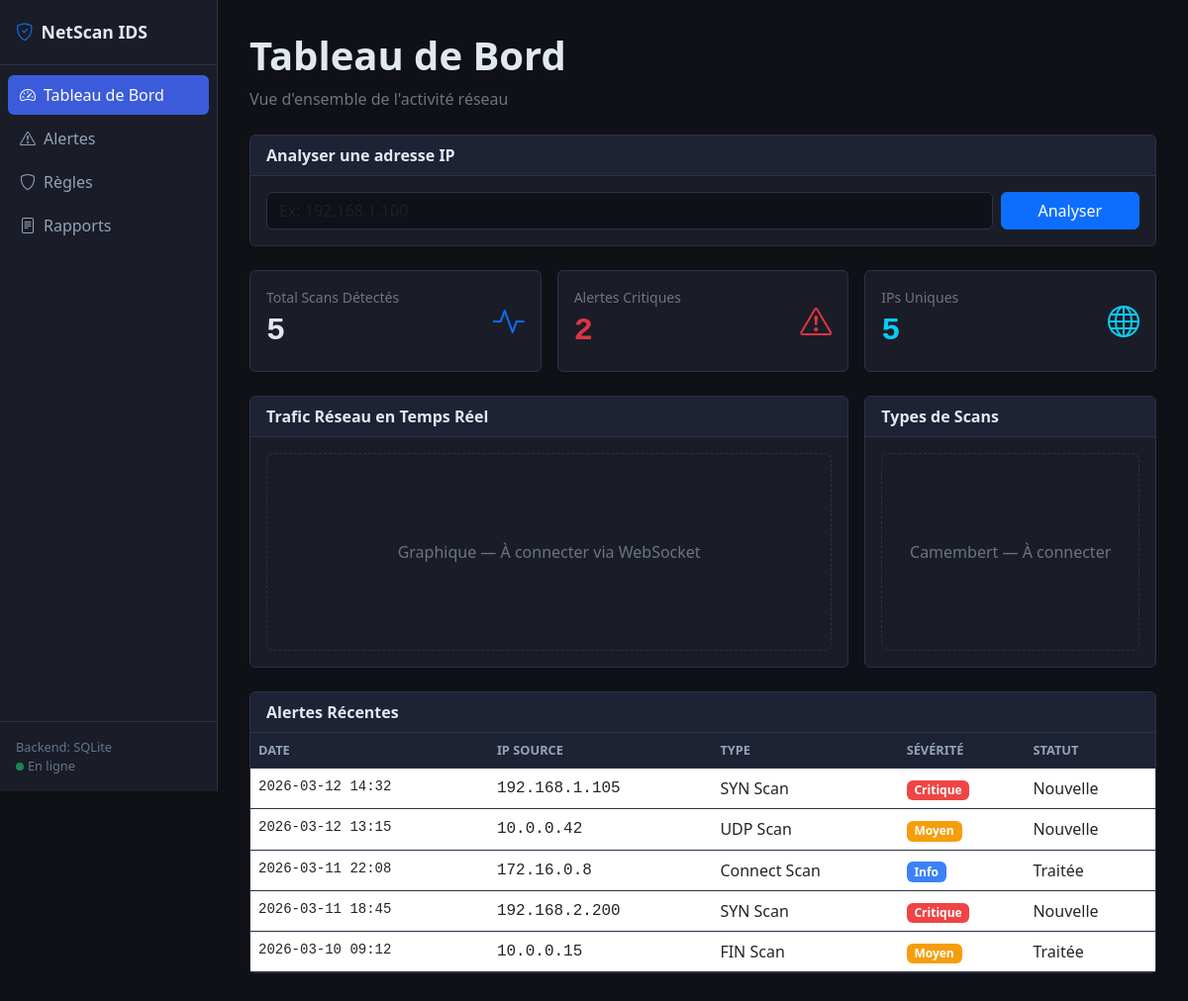
Before: / with the older database file.
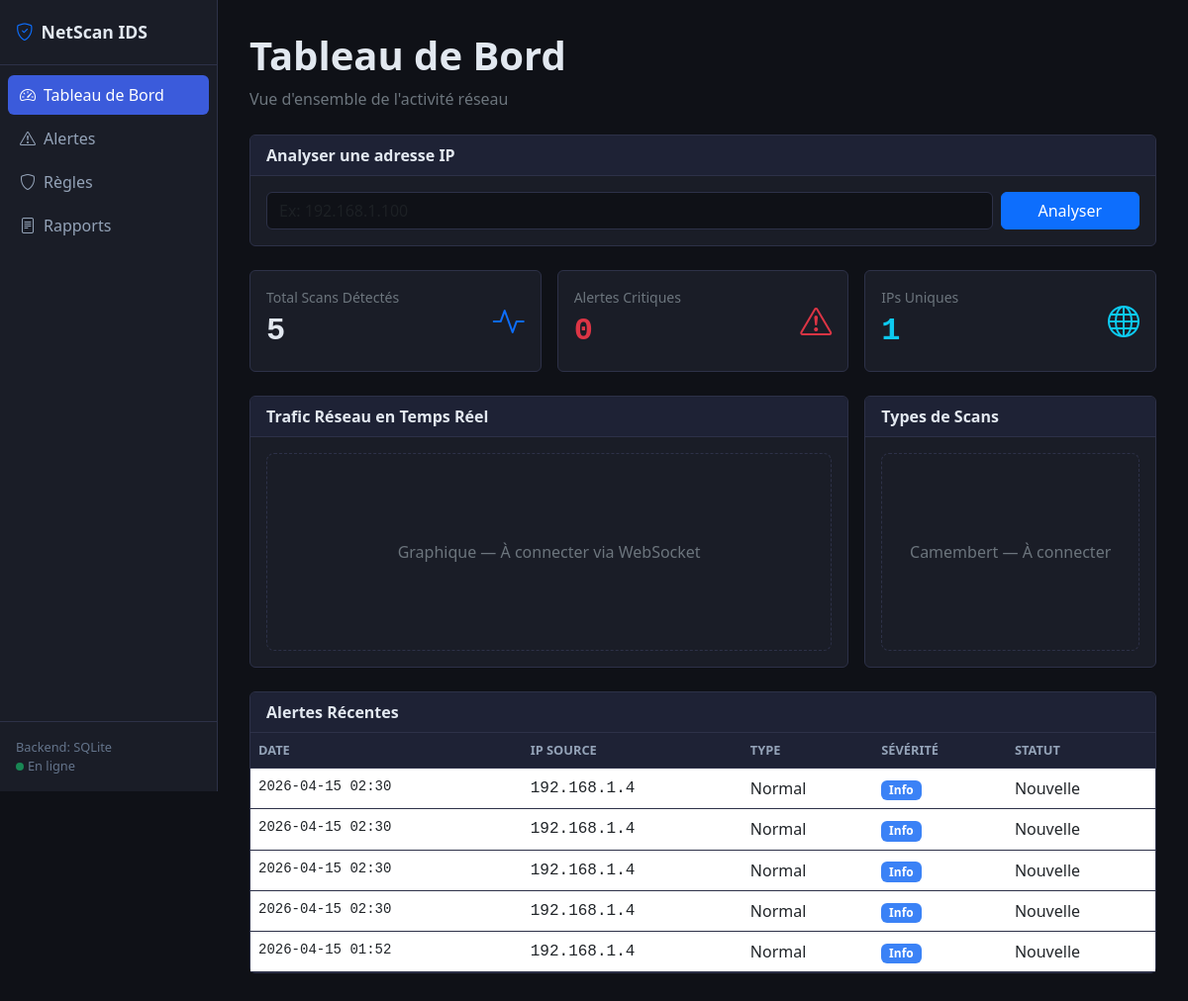
After: the same page with the newer database file.
### tables this page shows
CREATE TABLE alertes (
            id INTEGER PRIMARY KEY AUTOINCREMENT,
            date TEXT NOT NULL,
            ip TEXT NOT NULL,
            type TEXT NOT NULL,
            severite TEXT NOT NULL,
            statut TEXT DEFAULT 'Nouvelle'
        );

### webapp/app.py (the view)
@app.route("/")
def dashboard():
    conn = get_db()
    total     = conn.execute("SELECT COUNT(*) FROM alertes").fetchone()[0]
    critiques = conn.execute("SELECT COUNT(*) FROM alertes WHERE severite='Critique'").fetchone()[0]
    ips       = conn.execute("SELECT COUNT(DISTINCT ip) FROM alertes").fetchone()[0]
    recentes  = conn.execute("SELECT * FROM alertes ORDER BY date DESC LIMIT 5").fetchall()
    conn.close()
    return render_template("dashboard.html",
        total=total, critiques=critiques, ips=ips, recentes=recentes)

### webapp/app.py (called while the page is built)
def get_db():
    conn = sqlite3.connect(DB_PATH)
    conn.row_factory = sqlite3.Row
    return conn

### webapp/templates/dashboard.html
{% extends "base.html" %}
{% set page = "dashboard" %}
{% block content %}
<div class="mb-4">
  <h1 class="fw-bold">Tableau de Bord</h1>
  <p class="text-secondary">Vue d'ensemble de l'activité réseau</p>
</div>
<div class="card mb-4">
  <div class="card-header">Analyser une adresse IP</div>
  <div class="card-body">
    <form method="POST" action="/analyser_ip" class="row g-2">
      <div class="col-md-10">
        <input type="text" name="ip" class="form-control" placeholder="Ex: 192.168.1.100" required>
      </div>
      <div class="col-md-2">
        <button type="submit" class="btn btn-primary w-100">
          Analyser
        </button>
      </div>
    </form>
  </div>
</div>
<div class="row g-3 mb-4">
  <div class="col-md-4">
    <div class="card">
      <div class="card-body d-flex justify-content-between align-items-center">
        <div>
          <div class="text-secondary small">Total Scans Détectés</div>
          <div class="fs-2 fw-bold font-monospace">{{ total }}</div>
        </div>
        <i class="bi bi-activity fs-2 text-primary"></i>
      </div>
    </div>
  </div>
  <div class="col-md-4">
    <div class="card">
      <div class="card-body d-flex justify-content-between align-items-center">
        <div>
          <div class="text-secondary small">Alertes Critiques</div>
          <div class="fs-2 fw-bold font-monospace text-danger">{{ critiques }}</div>
        </div>
        <i class="bi bi-exclamation-triangle fs-2 text-danger"></i>
      </div>
    </div>
  </div>
  <div class="col-md-4">
    <div class="card">
      <div class="card-body d-flex justify-content-between align-items-center">
        <div>
          <div class="text-secondary small">IPs Uniques</div>
          <div class="fs-2 fw-bold font-monospace text-info">{{ ips }}</div>
        </div>
        <i class="bi bi-globe fs-2 text-info"></i>
      </div>
    </div>
  </div>
</div>
<div class="row g-3 mb-4">
  <div class="col-md-8">
    <div class="card">
      <div class="card-header">Trafic Réseau en Temps Réel</div>
      <div class="card-body d-flex align-items-center justify-content-center" style="height:200px; border: 1px dashed #2d3148; margin:1rem; border-radius:8px;">
        <span class="text-secondary">Graphique — À connecter via WebSocket</span>
      </div>
    </div>
  </div>
  <div class="col-md-4">
    <div class="card">
      <div class="card-header">Types de Scans</div>
      <div class="card-body d-flex align-items-center justify-content-center" style="height:200px; border: 1px dashed #2d3148; margin:1rem; border-radius:8px;">
        <span class="text-secondary">Camembert — À connecter</span>
      </div>
    </div>
  </div>
</div>
<div class="card">
  <div class="card-header">Alertes Récentes</div>
  <div class="card-body p-0">
    <table class="table table-hover mb-0">
      <thead>
        <tr>
          <th>Date</th><th>IP Source</th><th>Type</th><th>Sévérité</th><th>Statut</th>
        </tr>
      </thead>
      <tbody>
        {% for a in recentes %}
        <tr>
          <td class="font-monospace small">{{ a.date }}</td>
          <td class="font-monospace">{{ a.ip }}</td>
          <td>{{ a.type }}</td>
          <td>
            <span class="badge badge-{{ a.severite | lower }}">{{ a.severite }}</span>
          </td>
          <td>{{ a.statut }}</td>
        </tr>
        {% endfor %}
      </tbody>
    </table>
  </div>
</div>
{% endblock %}

### webapp/templates/base.html (shortened to what this page needs)
<!DOCTYPE html>
<html lang="fr">
<head>
  <link href="https://cdn.jsdelivr.net/npm/bootstrap@5.3.0/dist/css/bootstrap.min.css" rel="stylesheet"/>
  <link href="https://cdn.jsdelivr.net/npm/bootstrap-icons@1.11.0/font/bootstrap-icons.css" rel="stylesheet"/>
</head>
<body>
<div class="sidebar d-flex flex-column">
  <div class="brand">
    <i class="bi bi-shield-check me-2 text-primary"></i>NetScan IDS
  </div>
  <nav class="nav flex-column mt-2 flex-grow-1">
    <a href="/" class="nav-link {% if page=='dashboard' %}active{% endif %}">
      <i class="bi bi-speedometer2 me-2"></i>Tableau de Bord
    </a>
    <a href="/alertes" class="nav-link {% if page=='alertes' %}active{% endif %}">
      <i class="bi bi-exclamation-triangle me-2"></i>Alertes
    </a>
    <a href="/regles" class="nav-link {% if page=='regles' %}active{% endif %}">
      <i class="bi bi-shield me-2"></i>Règles
    </a>
    <a href="/rapports" class="nav-link {% if page=='rapports' %}active{% endif %}">
      <i class="bi bi-file-text me-2"></i>Rapports
    </a>
  </nav>
  <div class="p-3 border-top" style="border-color:#2d3148!important; font-size:0.8rem; color:#64748b;">
    <div>Backend: SQLite</div>
    <div><span class="status-dot bg-success me-1"></span>En ligne</div>
  </div>
</div>
<div class="main-content">
  {% block content %}{% endblock %}
</div>
</body>
</html>

### webapp/templates/base.html (style rules this page uses)
body { background-color: #0f1117; color: #e2e8f0; min-height: 100vh; }
.sidebar { width: 220px; min-height: 100vh; background: #1a1d27; border-right: 1px solid #2d3148; position: fixed; top: 0; left: 0; }
.sidebar .brand { padding: 1.2rem 1rem; border-bottom: 1px solid #2d3148; font-weight: 700; font-size: 1.1rem; }
.sidebar .nav-link { color: #94a3b8; border-radius: 6px; margin: 2px 8px; padding: 8px 12px; }
.sidebar .nav-link.active { background: #3b5bdb; color: #fff; }
.main-content { margin-left: 220px; padding: 2rem; }
.card { background: #1a1d27; border: 1px solid #2d3148; color: #e2e8f0; }
.card-header { background: #1e2235; border-bottom: 1px solid #2d3148; font-weight: 600; }
.table { color: #e2e8f0; }
.table thead th { background: #1e2235; border-color: #2d3148; color: #94a3b8; font-size: 0.8rem; text-transform: uppercase; }
.table td, .table th { border-color: #2d3148; }
.form-control, .form-select { background: #0f1117; border-color: #2d3148; color: #e2e8f0; }
.badge-info { background: #3b82f6; }
.status-dot { width: 8px; height: 8px; border-radius: 50%; display: inline-block; }

Changed rows visible on the page:
removed alertes: date "2026-03-10 09:12", ip "10.0.0.15", type "FIN Scan", severite "Moyen", statut "Traitée"
changed alertes (number 1 of 5 on the later page): date "2026-03-12 13:15" → "2026-04-15 02:30"; ip "10.0.0.42" → "192.168.1.4"; type "UDP Scan" → "Normal"; severite "Moyen" → "Info"
changed alertes (number 2 of 5 on the later page): date "2026-03-11 22:08" → "2026-04-15 02:30"; ip "172.16.0.8" → "192.168.1.4"; type "Connect Scan" → "Normal"; statut "Traitée" → "Nouvelle"
changed alertes (number 3 of 5 on the later page): date "2026-03-11 18:45" → "2026-04-15 02:30"; ip "192.168.2.200" → "192.168.1.4"; type "SYN Scan" → "Normal"; severite "Critique" → "Info"
added alertes: date "2026-04-15 02:30", ip "192.168.1.4", type "Normal", severite "Info", statut "Nouvelle"
changed alertes (number 5 of 5 on the later page): date "2026-03-12 14:32" → "2026-04-15 01:52"; ip "192.168.1.105" → "192.168.1.4"; type "SYN Scan" → "Normal"; severite "Critique" → "Info"; moves down the list
Other visible differences:
{{ critiques }}: "2" → "0"
{{ ips }}: "5" → "1"
